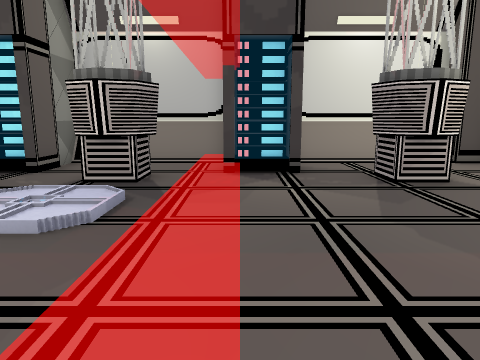
view 1 (above)

13 first-person views from a walk through a level from a Godot 3-D game. The camera is 1.2 m above the floor, tilts 10° down and sees 70° across. The floor is counted in squares, 1 m on a side. Each view is taken from the middle of a square. On the plan, view 1 faces up. The plan holds only what a view shows up to about 14 squares ahead; the rest is blank. The place goes on beyond the plan. Flat picture figures and markers are left out.

view 2
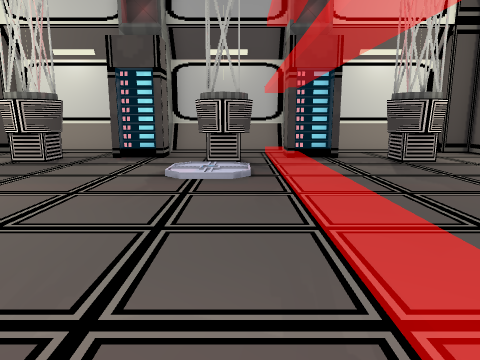

view 3
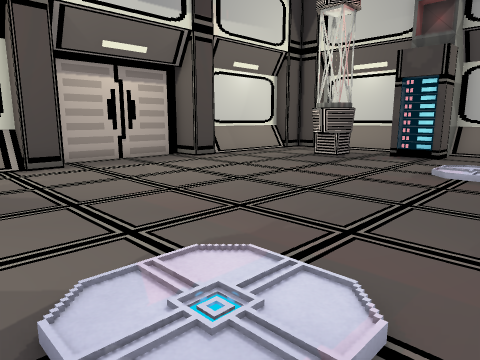

view 4
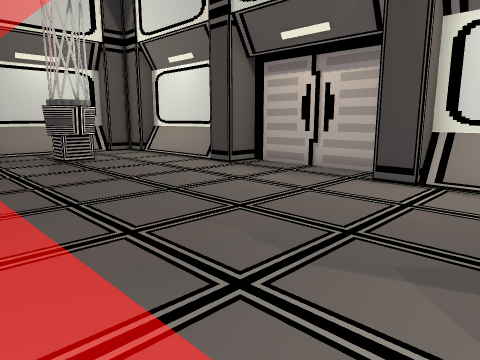

view 5
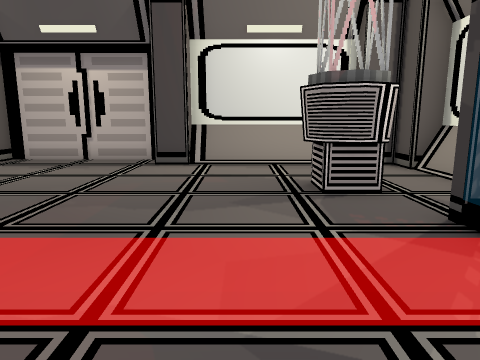

view 6
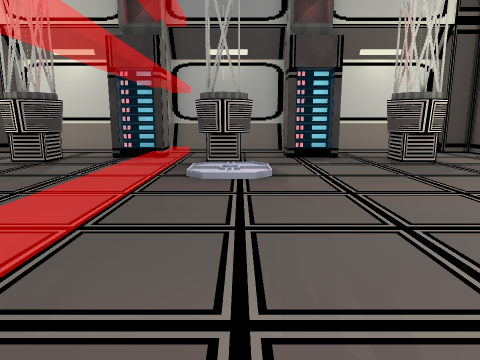

view 7
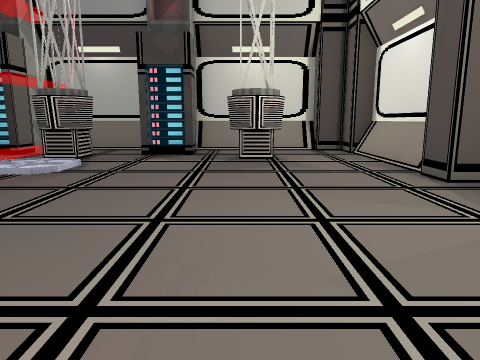

view 8
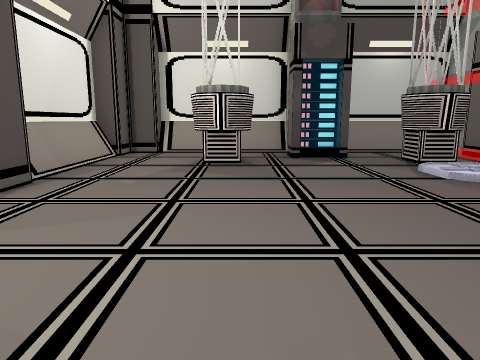

view 9
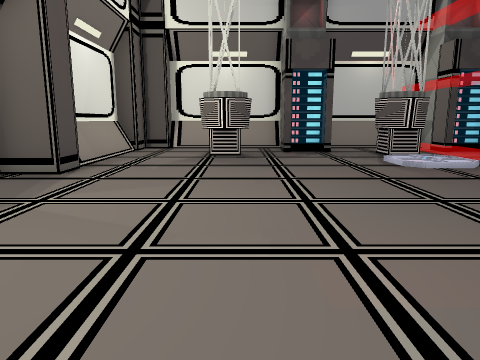

view 10
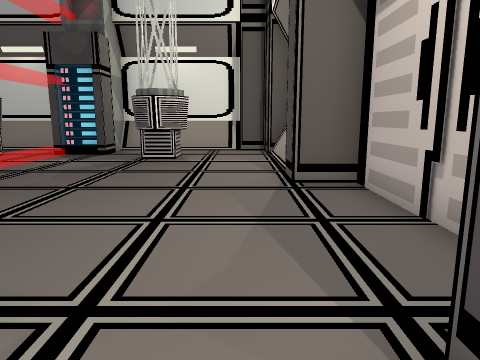

view 11
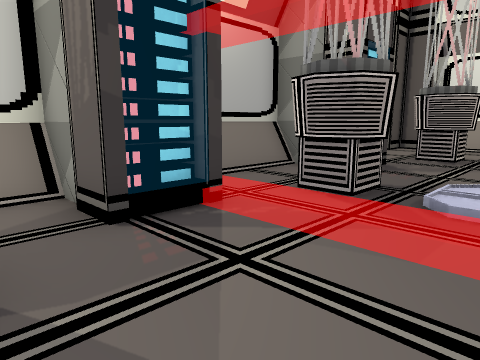

view 12
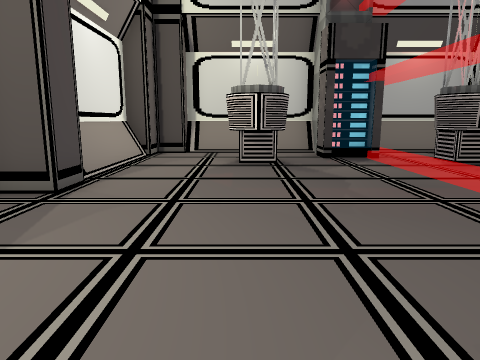

view 13
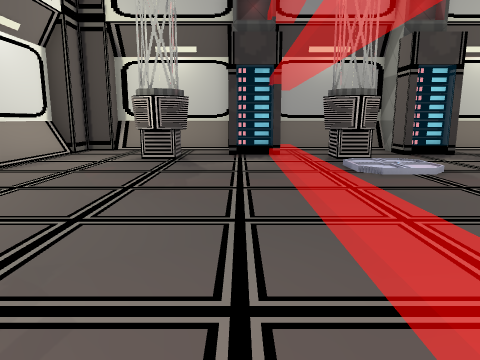

### Floor plan
Key: @ floor where view 1 was taken; # wall or solid block; . floor; / step, stairs or slope; = window, fence, low wall or low ledge; S server; B block.
Columns run from 13 left of view 1 to 9 right of it. Each row starts with its distance up from view 1.
 10  ####################
  9 ##.....B#.../B#.....##
  8 #=.....SS..//SS.....=#
  7 #=..##....##//..##..=#
  6 #=.........///......=#
  5 #=.........///......=#
  4 #=.........///......=#
  3 ##..........//......###
  2 ............//........#
  1 ............//........#
  0 ............/@........#
 -1 ............//........#
 -2 ............//........#
 -3 ##..........//......###
 -4 #=.........///......=#
 -5 #=.........///......=#
 -6 #=.........///......=#
 -7 #=..##....##//..##..=#
 -8 #=.....SS..//SS.....=#
 -9 ##.....#B.../#B.....##
-10  ####################

Positions as (right, up) in squares from view 1, and headings:
1: (0, 0), facing up
2: (-2, -4), facing up
3: (-1, -6), facing up-left
4: (-1, -6), facing up-right
5: (-3, -5), facing right
6: (-3, 4), facing down
7: (-8, 4), facing down
8: (-8, -3), facing up
9: (-8, -5), facing up
10: (6, -4), facing up
11: (3, -4), facing down-left
12: (4, 3), facing down
13: (1, 4), facing down
